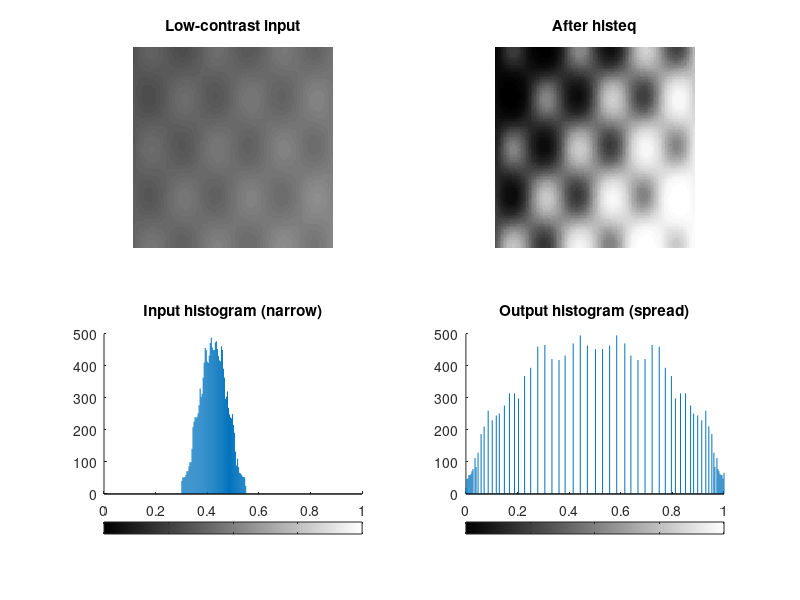

This chart was generated by the following MATLAB code: (Note: this script raises an error after producing the figure.)
% histogram_equalization.m
% Boost contrast on a low-dynamic-range synthetic image via histeq.
% Compare the input histogram (clustered in a narrow band) with the
% output (spread across the full range).



clear
close all

% Build a low-contrast 128x128 grayscale image: smooth gradient with
% a couple of bumps, all mapped into the [0.3, 0.55] band.
[X, Y] = meshgrid(linspace(0, 1, 128));
raw = 0.5 * X + 0.3 * Y + 0.2 * sin(6*pi*X) .* cos(4*pi*Y);
raw = raw - min(raw(:));
raw = raw / max(raw(:));
low = 0.3 + 0.25 * raw;            % squashed to [0.3, 0.55]

eq = histeq(low);                  % full-range output

figure;
subplot(2,2,1); imshow(low);  title('Low-contrast input');
subplot(2,2,2); imshow(eq);   title('After histeq');
subplot(2,2,3); imhist(low);  title('Input histogram (narrow)');
subplot(2,2,4); imhist(eq);   title('Output histogram (spread)');
sgtitle('Histogram equalization');
